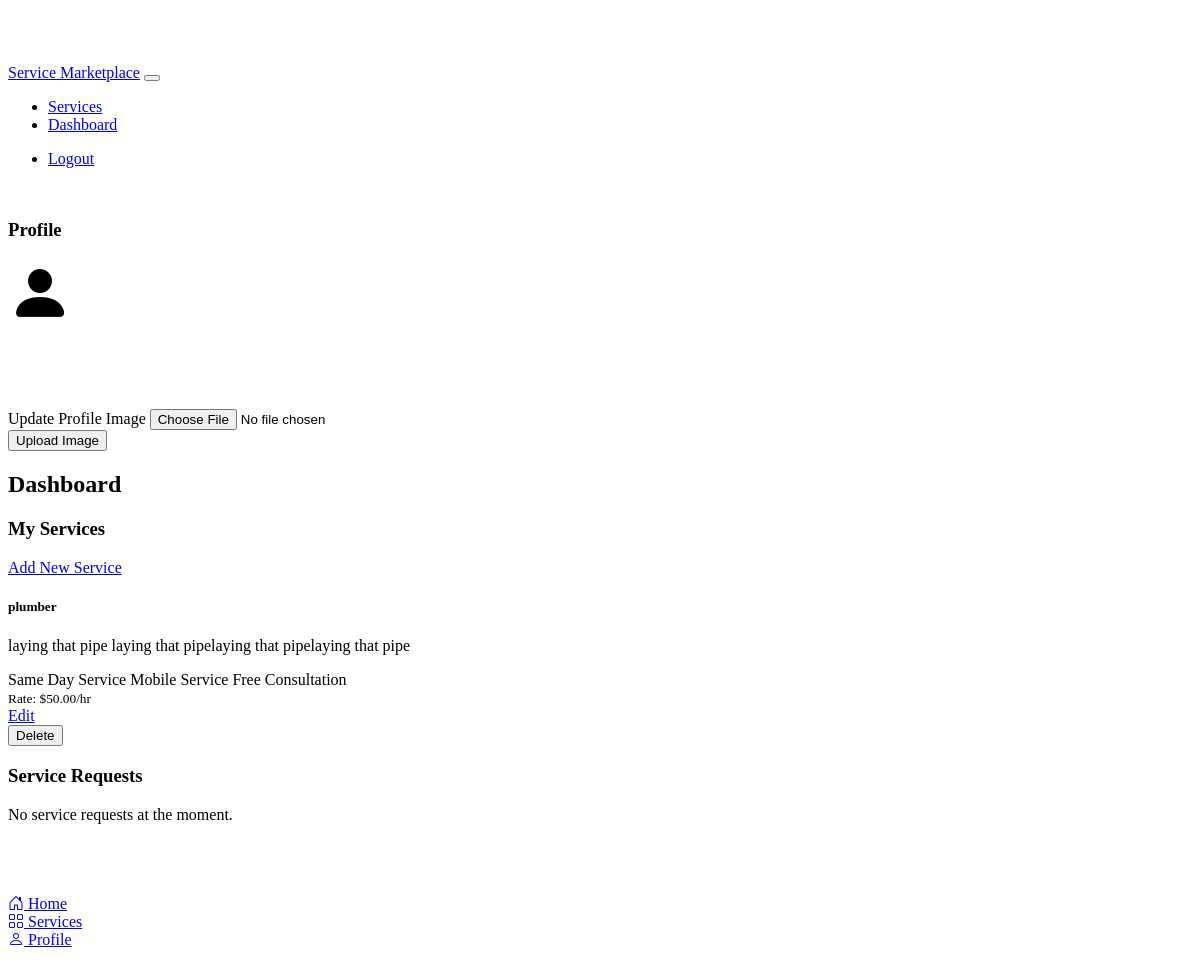
Page /dashboard (signed in) on the earlier database version.
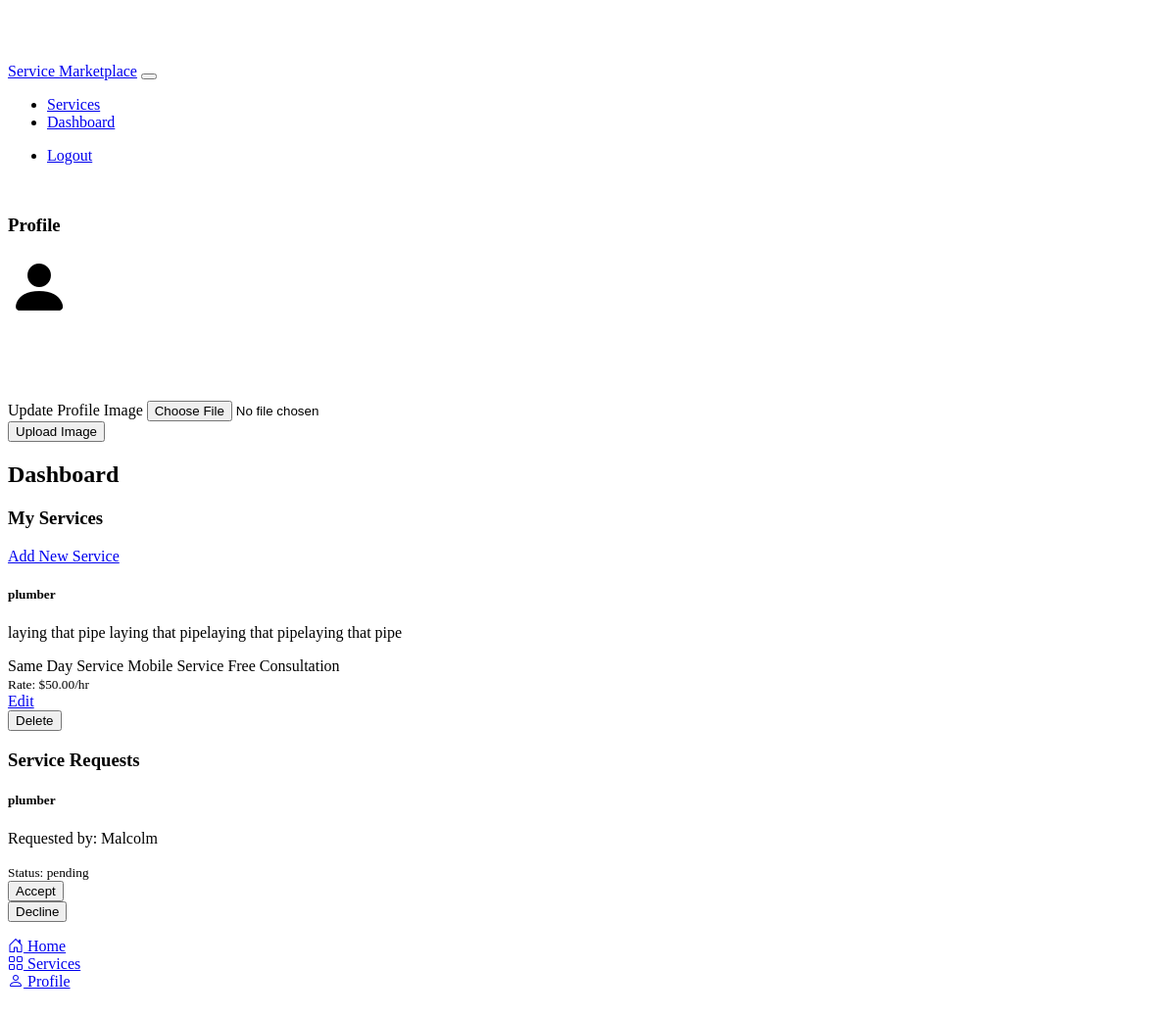
Same page on the later database version.
### models.py (models this page shows, shortened)
class Service(db.Model):
    id = db.Column(db.Integer, primary_key=True)
    title = db.Column(db.String(100), nullable=False)
    description = db.Column(db.Text, nullable=False)
    detailed_description = db.Column(db.Text)
    rate = db.Column(db.Float, nullable=False)
    project_rate = db.Column(db.Float)
    provider_id = db.Column(db.Integer, db.ForeignKey('user.id'), nullable=False)
    category_id = db.Column(db.Integer, db.ForeignKey('service_category.id'), nullable=False)
    created_at = db.Column(db.DateTime, default=datetime.utcnow)
    portfolio_images = db.Column(db.JSON)
    availability = db.Column(db.JSON)
    tags = db.relationship('ServiceTag', secondary=service_tags, lazy='subquery',
        backref=db.backref('services', lazy=True))
    requests = db.relationship('ServiceRequest', backref='service', lazy=True)

class ServiceTag(db.Model):
    id = db.Column(db.Integer, primary_key=True)
    name = db.Column(db.String(50), unique=True, nullable=False)

class ServiceRequest(db.Model):
    id = db.Column(db.Integer, primary_key=True)
    service_id = db.Column(db.Integer, db.ForeignKey('service.id'), nullable=False)
    client_id = db.Column(db.Integer, db.ForeignKey('user.id'), nullable=False)
    status = db.Column(db.String(20), default='pending')
    created_at = db.Column(db.DateTime, default=datetime.utcnow)
    client = db.relationship('User', backref='requested_services', lazy=True, foreign_keys=[client_id])

class User(UserMixin, db.Model):
    id = db.Column(db.Integer, primary_key=True)
    username = db.Column(db.String(64), unique=True, nullable=False)
    email = db.Column(db.String(120), unique=True, nullable=False)
    password_hash = db.Column(db.String(256))
    is_provider = db.Column(db.Boolean, default=False)
    is_admin = db.Column(db.Boolean, default=False)  # New admin role
    latitude = db.Column(db.Float)
    longitude = db.Column(db.Float)
    profile_image = db.Column(db.String(255))  # Store image path
    services = db.relationship('Service', backref='provider', lazy=True)

### routes.py (the view)
@app.route('/dashboard')
@login_required
def dashboard():
    if current_user.is_provider:
        services = Service.query.filter_by(provider_id=current_user.id).all()
        requests = ServiceRequest.query.filter(
            ServiceRequest.service_id.in_([s.id for s in services])
        ).all()
    else:
        requests = ServiceRequest.query.filter_by(client_id=current_user.id).all()
        services = []
    return render_template('dashboard.html', services=services, requests=requests)

### models.py (called while the page is built)
@login_manager.user_loader
def load_user(id):
    return User.query.get(int(id))

### templates/dashboard.html (shortened to what this page needs)
{% extends "base.html" %}
{% block content %}
<div class="container">
    <div class="row mb-4">
        <div class="col-md-4">
            <div class="card">
                <div class="card-body">
                    <h3 class="card-title">Profile</h3>
                    <div class="text-center mb-3">
                        {% if current_user.profile_image %}
                        <img src="{{ url_for('static', filename=current_user.profile_image) }}"
                             class="rounded-circle img-thumbnail" style="width: 150px; height: 150px; object-fit: cover;">
                        {% else %}
                        <div class="rounded-circle bg-secondary d-flex align-items-center justify-content-center mx-auto"
                             style="width: 150px; height: 150px;">
                            <i class="bi bi-person-fill" style="font-size: 4rem;"></i>
                        </div>
                        {% endif %}
                    </div>
                    <form action="{{ url_for('update_profile_image') }}" method="POST" enctype="multipart/form-data">
                        <div class="mb-3">
                            <label for="profile_image" class="form-label">Update Profile Image</label>
                            <input type="file" class="form-control" id="profile_image" name="profile_image"
                                   accept="image/*" required>
                        </div>
                        <button type="submit" class="btn btn-primary w-100">Upload Image</button>
                    </form>
                </div>
            </div>
        </div>
        <div class="col-md-8">
            <h2>Dashboard</h2>
            {% if current_user.is_provider %}
            <div class="d-flex justify-content-between align-items-center mb-3">
                <h3>My Services</h3>
                <a href="{{ url_for('add_service') }}" class="btn btn-primary">Add New Service</a>
            </div>
            {% endif %}
        </div>
    </div>
    {% if current_user.is_provider %}
    <div class="row mb-4">
        <div class="col">
            {% if services %}
            <div class="list-group">
                {% for service in services %}
                <div class="list-group-item">
                    <div class="d-flex w-100 justify-content-between align-items-center">
                        <div>
                            <h5 class="mb-1">{{ service.title }}</h5>
                            <p class="mb-1">{{ service.description }}</p>
                            <div class="mb-2">
                                {% for tag in service.tags %}
                                <span class="badge bg-secondary me-1">{{ tag.name }}</span>
                                {% endfor %}
                            </div>
                            <small class="text-muted">Rate: ${{ "%.2f"|format(service.rate) }}/hr</small>
                        </div>
                        <div class="btn-group" role="group">
                            <a href="{{ url_for('edit_service', service_id=service.id) }}"
                               class="btn btn-outline-primary btn-sm">Edit</a>
                            <form action="{{ url_for('delete_service', service_id=service.id) }}"
                                  method="POST" class="d-inline"
                                  onsubmit="return confirm('Are you sure you want to delete this service?');">
                                <button type="submit" class="btn btn-outline-danger btn-sm">Delete</button>
                            </form>
                        </div>
                    </div>
                </div>
                {% endfor %}
            </div>
            {% else %}
            <div class="alert alert-info">
                You haven't added any services yet. Click the "Add New Service" button to get started.
            </div>
            {% endif %}
        </div>
    </div>
    <div class="row">
        <div class="col">
            <h3>Service Requests</h3>
            {% if requests %}
            <div class="list-group">
                {% for request in requests %}
                <div class="list-group-item">
                    <div class="d-flex w-100 justify-content-between align-items-center">
                        <div>
                            <h5 class="mb-1">{{ request.service.title if request.service else 'Unknown Service' }}</h5>
                            <p class="mb-1">Requested by: {{ request.client.username if request.client else 'Unknown User' }}</p>
                            <small class="text-muted">Status: {{ request.status }}</small>
                        </div>
                        {% if request.status == 'pending' %}
                        <div class="btn-group" role="group">
                            <form action="{{ url_for('update_request_status', request_id=request.id, status='accepted') }}"
                                  method="POST" class="d-inline">
                                <button type="submit" class="btn btn-success btn-sm">Accept</button>
                            </form>
                            <form action="{{ url_for('update_request_status', request_id=request.id, status='declined') }}"
                                  method="POST" class="d-inline">
                                <button type="submit" class="btn btn-danger btn-sm">Decline</button>
                            </form>
                        </div>
                        {% endif %}
                    </div>
                </div>
                {% endfor %}
            </div>
            {% else %}
            <div class="alert alert-info">No service requests at the moment.</div>
            {% endif %}
        </div>
    </div>
    {% endif %}
</div>
{% endblock %}

### templates/base.html (shortened to what this page needs)
<!DOCTYPE html>
<html lang="en" data-bs-theme="dark">
<head>
    <link rel="stylesheet" href="https://cdn.replit.com/agent/bootstrap-agent-dark-theme.min.css">
    <link rel="stylesheet" href="https://unpkg.com/leaflet@1.7.1/dist/leaflet.css">
    <link rel="stylesheet" href="https://cdn.jsdelivr.net/npm/bootstrap-icons@1.7.2/font/bootstrap-icons.css">
    <link rel="stylesheet" href="{{ url_for('static', filename='css/custom.css') }}">
</head>
<body>
    <nav class="navbar navbar-expand-lg navbar-dark bg-dark fixed-top mb-4">
        <div class="container">
            <a class="navbar-brand" href="{{ url_for('index') }}">Service Marketplace</a>
            <button class="navbar-toggler" type="button" data-bs-toggle="collapse" data-bs-target="#navbarNav">
            </button>
            <div class="collapse navbar-collapse" id="navbarNav">
                <ul class="navbar-nav me-auto">
                    <li class="nav-item">
                        <a class="nav-link" href="{{ url_for('service_list') }}">Services</a>
                    </li>
                    {% if current_user.is_authenticated %}
                    <li class="nav-item">
                        <a class="nav-link" href="{{ url_for('dashboard') }}">Dashboard</a>
                    </li>
                    {% endif %}
                </ul>
                <ul class="navbar-nav">
                    {% if current_user.is_authenticated %}
                    <li class="nav-item">
                        <a class="nav-link" href="{{ url_for('logout') }}">Logout</a>
                    </li>
                    {% endif %}
                </ul>
            </div>
        </div>
    </nav>
    <div class="content-wrapper">
        <div class="container">
            {% block content %}{% endblock %}
        </div>
    </div>
    <nav class="navbar navbar-dark bg-dark fixed-bottom d-lg-none">
        <div class="container-fluid">
            <div class="row w-100 text-center">
                <div class="col">
                    <a href="{{ url_for('index') }}" class="text-light text-decoration-none">
                        <i class="bi bi-house-door"></i>
                        <span class="d-block small">Home</span>
                    </a>
                </div>
                <div class="col">
                    <a href="{{ url_for('service_list') }}" class="text-light text-decoration-none">
                        <i class="bi bi-grid"></i>
                        <span class="d-block small">Services</span>
                    </a>
                </div>
                {% if current_user.is_authenticated %}
                <div class="col">
                    <a href="{{ url_for('dashboard') }}" class="text-light text-decoration-none">
                        <i class="bi bi-person"></i>
                        <span class="d-block small">Profile</span>
                    </a>
                </div>
                {% endif %}
            </div>
        </div>
    </nav>
</body>
</html>

### static/css/custom.css (style rules this page uses)
:root { --navbar-height: 56px; --bottom-nav-height: 65px; }
body { padding-top: var(--navbar-height); padding-bottom: var(--bottom-nav-height); }
.content-wrapper { min-height: calc(100vh - var(--navbar-height) - var(--bottom-nav-height)); padding: 1rem 0; }
.card { transition: transform 0.2s ease, box-shadow 0.2s ease; border: 1px solid var(--bs-border-color); margin-bottom: 1rem; }
.btn { transition: all 0.2s ease; position: relative; overflow: hidden; }
.form-control { transition: border-color 0.2s ease, box-shadow 0.2s ease; }
.list-group-item { background-color: var(--bs-dark); border-color: var(--bs-border-color); transition: background-color 0.2s ease; }

Differences in the rows shown:
added ServiceRequest: service "plumber", client "Malcolm", status "pending"
Other differences:
text no longer shown: "No service requests at the moment."
